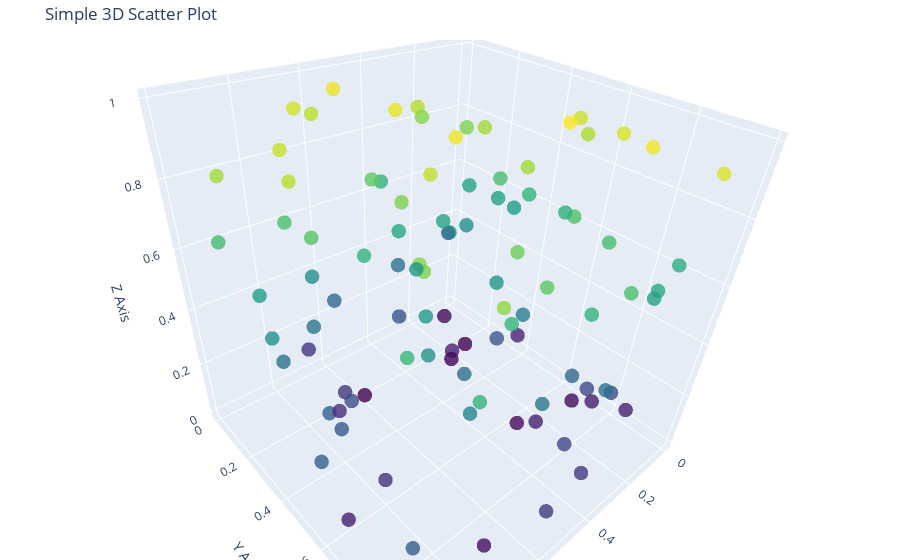

The cell this chart's notebook holds for it:
### Code cell
import plotly.graph_objects as go
import numpy as np

# Prepare sample 3D data
np.random.seed(42) # for reproducibility
num_points = 100
x_data = np.random.rand(num_points)
y_data = np.random.rand(num_points)
z_data = np.random.rand(num_points)

# Create a 3D scatter plot trace
scatter_trace = go.Scatter3d(
    x=x_data,
    y=y_data,
    z=z_data,
    mode='markers', # Display markers for data points [1]
    marker=dict(
        size=5,
        color=z_data, # Color points based on their z-value (optional) [1]
        colorscale='Viridis', # Choose a colorscale (optional) [1]
        opacity=0.8
    )
)

# Create a Figure and add the trace
fig = go.Figure(data=[scatter_trace])

# Update layout (optional)
fig.update_layout(
    title='Simple 3D Scatter Plot',
    scene = dict(
        xaxis_title='X Axis',
        yaxis_title='Y Axis',
        zaxis_title='Z Axis'
    ),
    margin=dict(l=0, r=0, b=0, t=40) # Optional: Adjust margins [1]
)

# Display the plot
fig.show()
